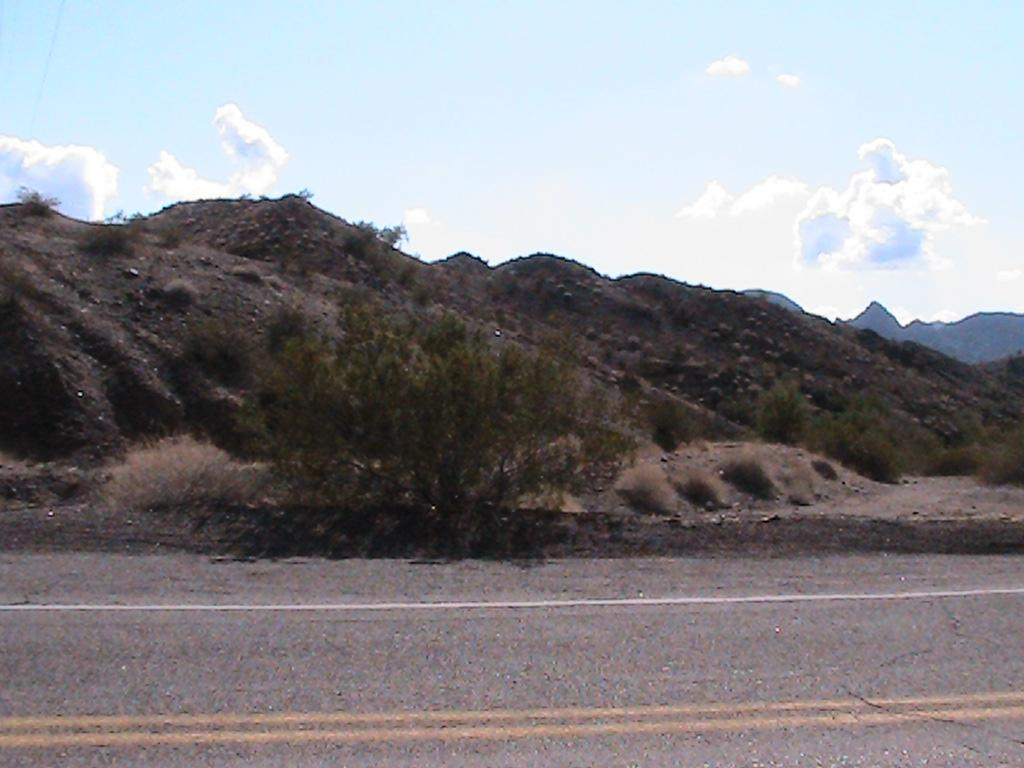
#> input picture original_datasets/00000009_(4).jpg, 1024 x 768 px; its folder holds 4 pictures in this run
$ jupyter execute process_datasets.ipynb   (older library calls are emulated)
#> lines starting #> are read from the running program, lines starting #| are printed output that depends on the picture; long printed decimals are rounded
### generate_pictures.py
from PIL import Image
import matplotlib.pyplot as plt
import numpy as np


# [21 lines left out: function plot_histograms, not called in this run]


def pvd_encode_channel(cover_channel_pixels, secret_channel_pixels, width, height):
    for i in range(0, width, 2):
        for j in range(height):
            cover_pair = cover_channel_pixels[i, j], cover_channel_pixels[i + 1, j]
            difference = abs(cover_pair[0] - cover_pair[1])
            secret_pixel = secret_channel_pixels[i, j] // 8

            if difference < secret_pixel:
                new_pair = (cover_pair[0] + secret_pixel, cover_pair[1])
            else:
                new_pair = (cover_pair[0], cover_pair[1] + secret_pixel)

            cover_channel_pixels[i, j] = new_pair[0]
            cover_channel_pixels[i + 1, j] = new_pair[1]


# [11 lines left out: function pvd_decode_channel, not called in this run]


def pvd_encode_rgb(cover_image_path, secret_image_path, output_image_path):
    cover_image = Image.open(cover_image_path).convert('RGB')
    secret_image = Image.open(secret_image_path).convert('RGB')

    width, height = cover_image.size

    cover_channels = cover_image.split()
    secret_channels = secret_image.split()

    for cover_channel, secret_channel in zip(cover_channels, secret_channels):
        pvd_encode_channel(cover_channel.load(), secret_channel.load(), width, height)

    encoded_image = Image.merge('RGB', cover_channels)
    encoded_image.save(output_image_path)


# [25 lines left out: functions pvd_decode_rgb, mse, psnr, not called in this run]

### process_datasets.ipynb
[cell 1]
import os
import cv2
import numpy as np
from skimage.metrics import structural_similarity as ssim
from typing import List
import generate_pictures
import shutil

def compare_images(imageA: np.ndarray, imageB: np.ndarray) -> float:
    win_size = min(imageA.shape[0], imageA.shape[1], imageB.shape[0], imageB.shape[1])
    win_size = max(win_size, 1)
    if win_size % 2 == 0:
        win_size -= 1
    return ssim(imageA, imageB, win_size=win_size, multichannel=True, channel_axis=2)

def optimized_pairing(group_a: List[str], group_b: List[str]) -> List[str]:

    # sorting can not be the global best match, it just gives us local best match depending on the orders
    # but it gives us some images with perfect and bad match, which will disturb the accuracy of the GAN model

    group_a.sort()
    group_b.sort()

    paired_group_b = [None] * len(group_b)
    used_indices = set()

    for a in group_a:
        max_compare_value = -2
        max_index = -1

        for i, b in enumerate(group_b):
            if i not in used_indices:
                a_img = cv2.imread(a)
                b_img = cv2.imread(b)
                compare_value = compare_images(a_img, b_img)

                if compare_value > max_compare_value:
                    max_compare_value = compare_value
                    max_index = i
        print('Max_compare_value: ',max_compare_value, 'at idx', str(max_index))
        used_indices.add(max_index)
        paired_group_b[group_a.index(a)] = group_b[max_index]
        print('Image', str(a), 'Max: ', max_compare_value)
    return paired_group_b

def process_images(group1: List[str], group2: List[str], output_dir: str) -> None:
    group2_reordered = optimized_pairing(group1, group2)

    for cover_image_path, secret_image_path in zip(group1, group2_reordered):
        encoded_image_name = os.path.basename(cover_image_path)
        encoded_image_path = os.path.join(output_dir, encoded_image_name)
        generate_pictures.pvd_encode_rgb(cover_image_path, secret_image_path, encoded_image_path)

if __name__ == "__main__":
    image_directory = 'original_datasets'
    encoded_image_directory = 'encoded_datasets'

    image_paths = [
        os.path.join(image_directory, f) for f in os.listdir(image_directory) if f.endswith((".jpg", ".jpeg", ".png"))
    ]
    image_paths.sort()
    image_paths = image_paths[:422]

    # Remove duplicates
    image_paths = list(set(image_paths))

    group1 = image_paths[:len(image_paths)//2]
    group2 = image_paths[len(image_paths)//2:]

    # create two folders, folder 1 to store cover images, folder 2 to store hidden images
    folder1 = os.path.join(image_directory, 'folder1')
    folder2 = os.path.join(image_directory, 'folder2')
    os.makedirs(folder1, exist_ok=True)
    os.makedirs(folder2, exist_ok=True)

    for image_path in group1:
        image_filename = os.path.basename(image_path)
        shutil.copy2(image_path, os.path.join(folder1, image_filename))

    for image_path in group2:
        image_filename = os.path.basename(image_path)
        shutil.copy2(image_path, os.path.join(folder2, image_filename))

    process_images(group1, group2, encoded_image_directory)
#> in optimized_pairing, a_img is the input picture: shape (768, 1024, 3); mean B, G, R 140.2, 136, 136.8
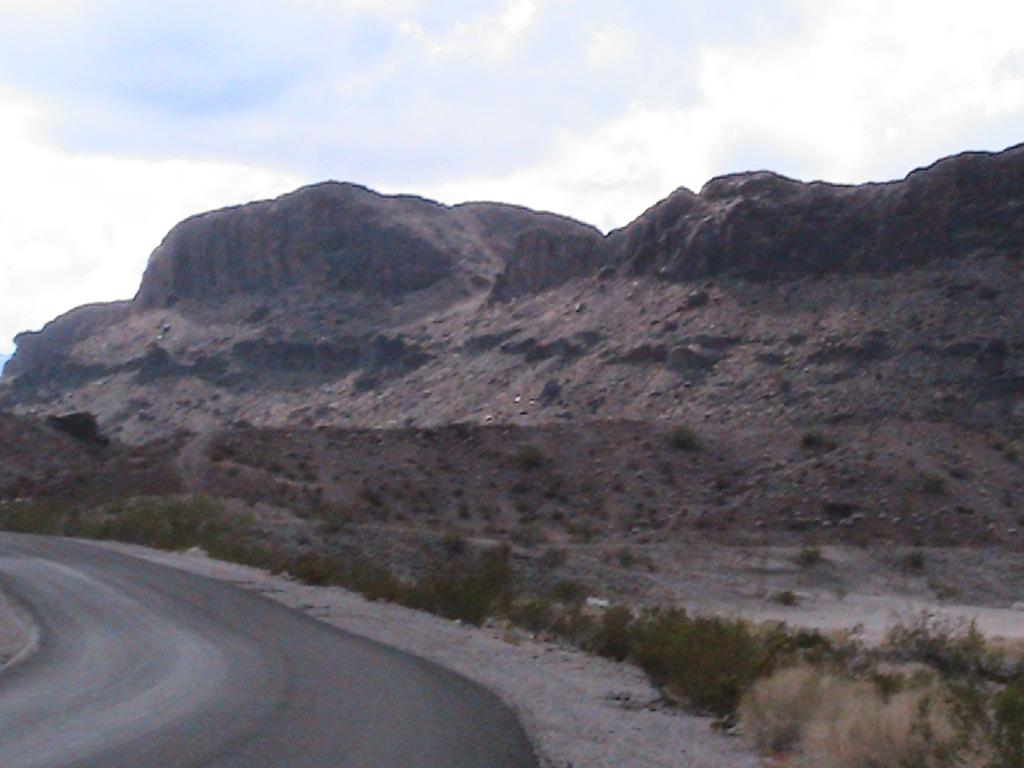
#> input picture original_datasets/00000007_(4).jpg, 1024 x 768 px
#> in optimized_pairing, b_img is the input picture: shape (768, 1024, 3); mean B, G, R 130.5, 123.3, 125.4
#> in optimized_pairing, `compare_value = compare_images(a_img, b_img)`: compare_value = 0.681
#| Max_compare_value:  0.6806 at idx 0
#| Image original_datasets/00000009_(4).jpg Max:  0.6806
#> pass 2 of the loop in optimized_pairing, `for a in group_a:`:
#> the loop in pvd_encode_rgb, `for cover_channel, secret_channel in zip(cover_channels, secret_channe..` made 3 passes
#> pass 2 of the loop in process_images, `for cover_image_path, secret_image_path in zip(group1, group2_reordere..`:
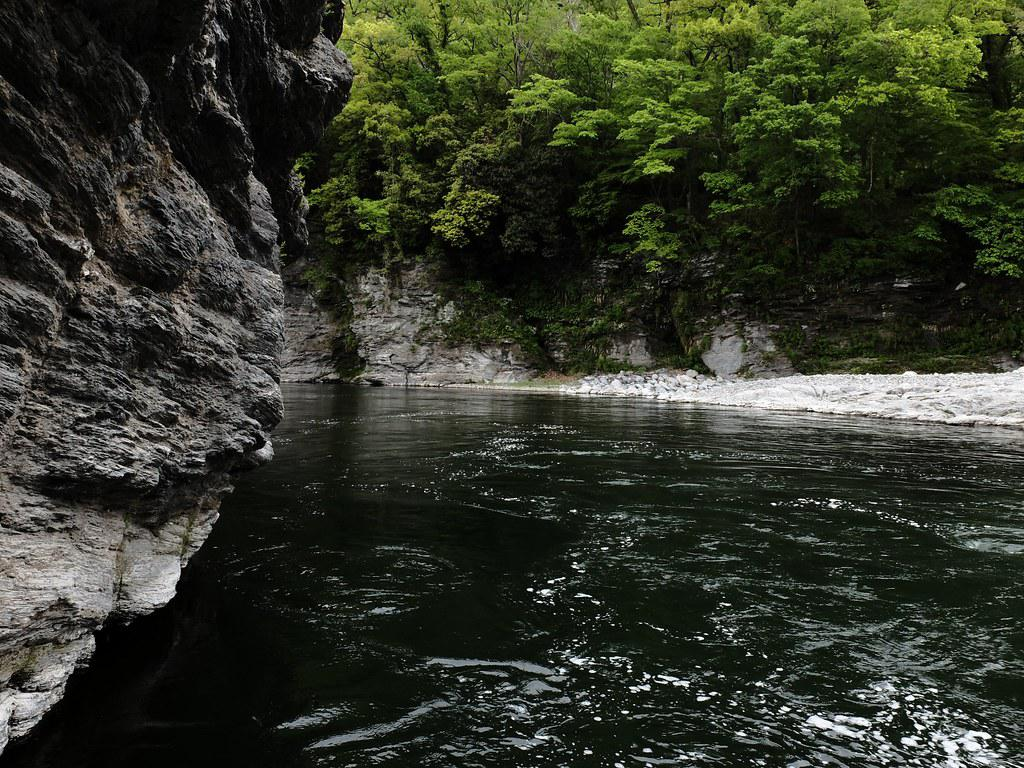
#> input picture original_datasets/00000011_(7).jpg, 1024 x 768 px
#> in pvd_encode_rgb, cover_image is the input picture: PIL image 1024x768 RGB; mean R, G, B 49.7, 54, 41.2
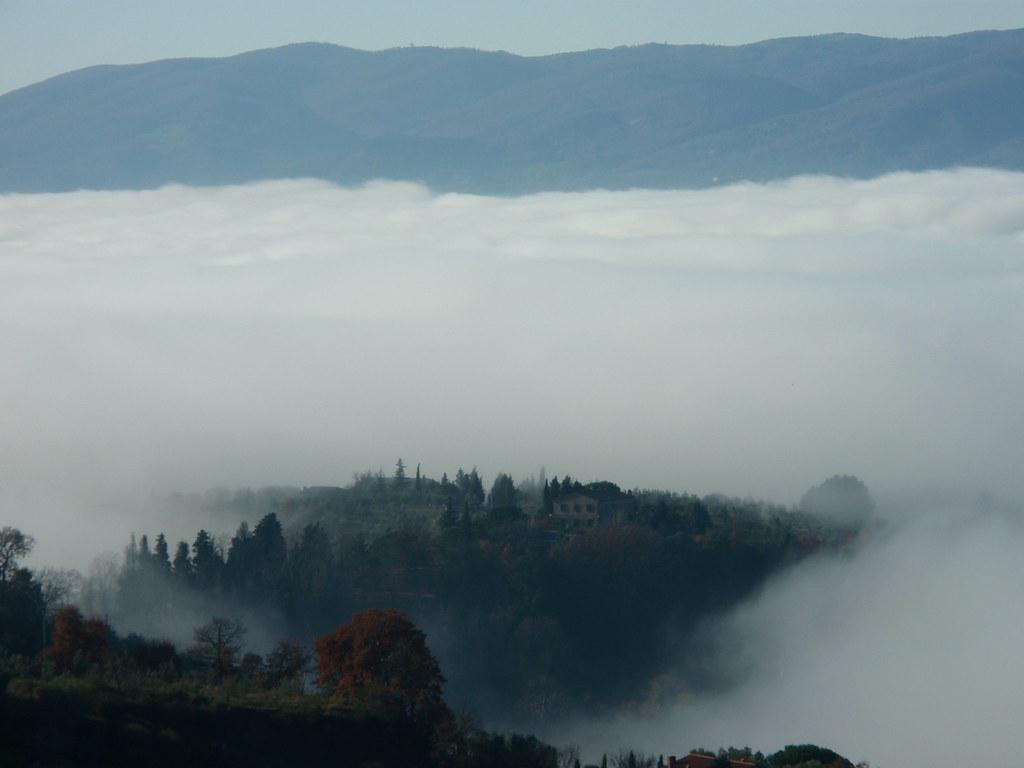
#> input picture original_datasets/00000017_(6).jpg, 1024 x 768 px
#> in pvd_encode_rgb, secret_image is the input picture: PIL image 1024x768 RGB; mean R, G, B 121.3, 137.5, 143.2
#> the loop in pvd_encode_rgb (call 2), `for cover_channel, secret_channel in zip(cover_channels, secret_channe..` made 3 passes
